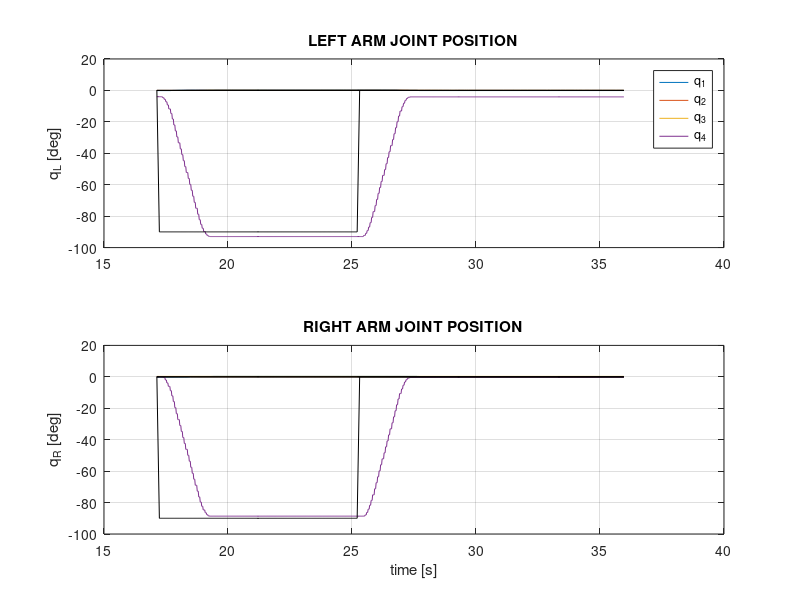
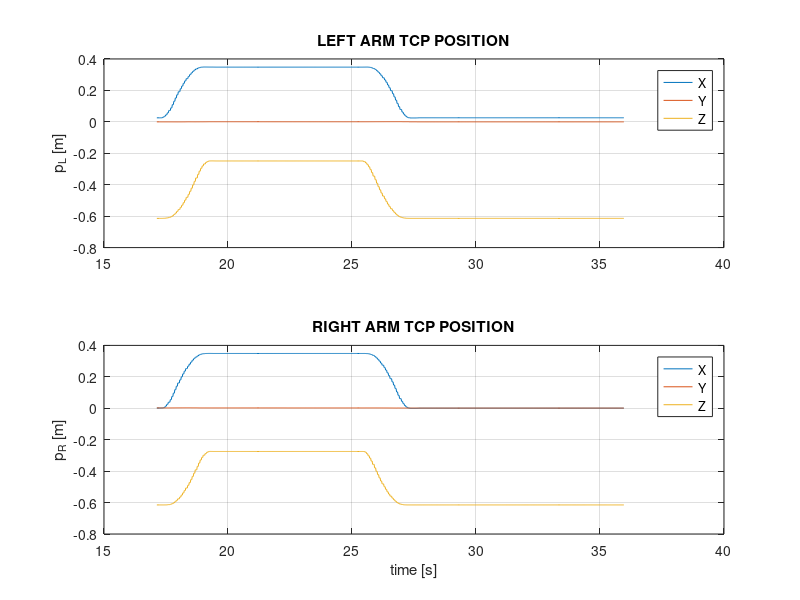
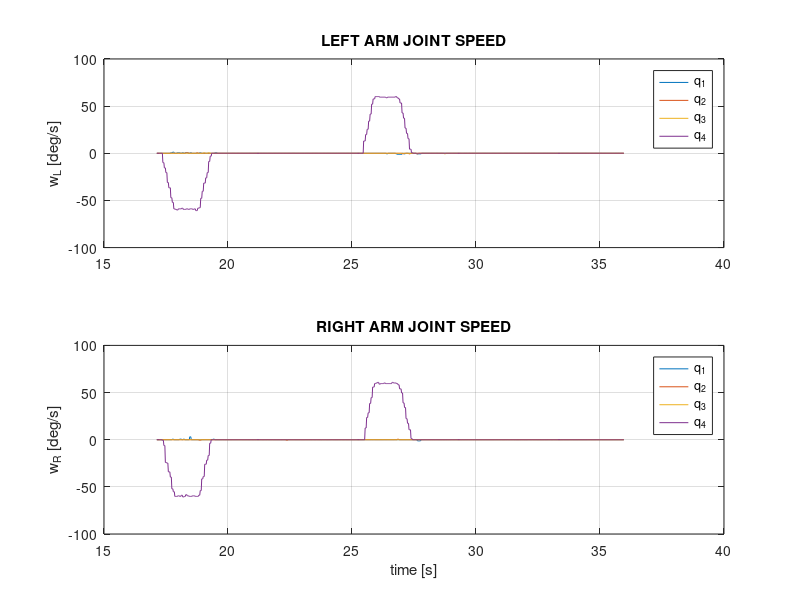
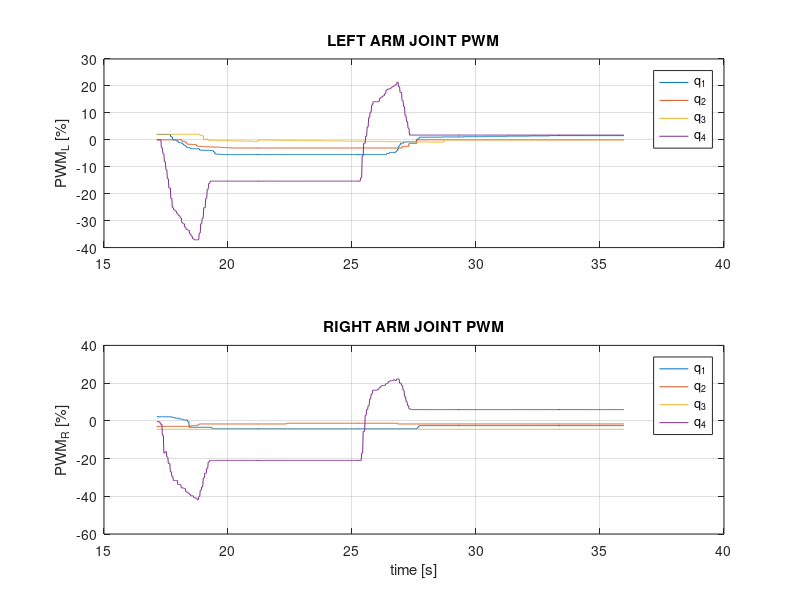

The MATLAB script that drew these images, in order: (Note: this script raises an error after producing the figures.)
data = load('Step_Elbow_Pitch_Video_10h38min.txt');

index = 1;

t = data(:,index);
index = index + 1;

qLref = data(:,index:index + 3);
index = index + 4;
qRref = data(:,index:index + 3);
index = index + 4;

qL = 180/pi*data(:,index:index + 3);
index = index + 4;
qR = 180/pi*data(:,index:index + 3);
index = index + 4;

dqLdt = data(:,index:index + 3);
index = index + 4;
dqRdt = data(:,index:index + 3);
index = index + 4;

pwmL = 100*data(:,index:index + 3);
index = index + 4;
pwmR = 100*data(:,index:index + 3);
index = index + 4;

pL = data(:,index:index + 2);
index = index + 3;
pR = data(:,index:index + 2);
index = index + 3;
gripperLState = data(:,index);
index = index + 1;
gripperRState = data(:,index);
index = index + 1;

imuRPY = data(:,index:index + 2);
index = index + 3;
imuAxyz = data(:,index:index + 2);
index = index + 3;
imuGxyz = data(:,index:index + 2);
index = index + 3;

multirotorPosition = data(:,index:index + 2);
index = index + 3;
multirotorQuaternion = data(:,index:index + 3);
index = index + 4;

dualArmPosition = data(:,index:index + 2);
index = index + 3;
dualArmQuaternion = data(:,index:index + 3);
index = index + 4;

powerLinePosition = data(:,index:index + 2);
index = index + 3;
powerLineQuaternion = data(:,index:index + 3);
index = index + 4;


%% PLOT ARMS DATA %%

figure(1)
subplot(2,1,1), plot(t, qL)
hold on
grid on
subplot(2,1,1), plot(t, qLref, 'k')
ylabel('q_L [deg]')
legend('q_1', 'q_2', 'q_3', 'q_4')
title('LEFT ARM JOINT POSITION')
subplot(2,1,2), plot(t, qR)
hold on
grid on
subplot(2,1,2), plot(t, qRref, 'k')
ylabel('q_R [deg]')
title('RIGHT ARM JOINT POSITION')
xlabel('time [s]')

figure(2)
subplot(2,1,1), plot(t, pL)
hold on
grid on
ylabel('p_L [m]')
legend('X', 'Y', 'Z')
title('LEFT ARM TCP POSITION')
subplot(2,1,2), plot(t, pR)
hold on
grid on
ylabel('p_R [m]')
legend('X', 'Y', 'Z')
title('RIGHT ARM TCP POSITION')
xlabel('time [s]')

figure(3)
subplot(2,1,1), plot(t, dqLdt)
hold on
grid on
ylabel('w_L [deg/s]')
legend('q_1', 'q_2', 'q_3', 'q_4')
title('LEFT ARM JOINT SPEED')
subplot(2,1,2), plot(t, dqRdt)
hold on
grid on
ylabel('w_R [deg/s]')
legend('q_1', 'q_2', 'q_3', 'q_4')
title('RIGHT ARM JOINT SPEED')
xlabel('time [s]')

figure(4)
subplot(2,1,1), plot(t, pwmL)
hold on
grid on
ylabel('PWM_L [%]')
legend('q_1', 'q_2', 'q_3', 'q_4')
title('LEFT ARM JOINT PWM')
subplot(2,1,2), plot(t, pwmR)
hold on
grid on
ylabel('PWM_R [%]')
legend('q_1', 'q_2', 'q_3', 'q_4')
title('RIGHT ARM JOINT PWM')
xlabel('time [s]')


%% PLOT IMU DATA %%

figure(5)
for i = 1:length(imuRPY)
     if imuRPY(i,3) < (- 300)
         imuRPY(i,3) = imuRPY(i,3) + 360;
     end
end
subplot(3,1,1), plot(t, imuRPY)
hold on
grid on
title('IMU Orientation')
ylabel('orientation [deg]')
v = axis;
v(3) = -30;
v(4) = 30;
axis(v)
legend('Roll', 'Pitch', 'Yaw')
subplot(3,1,2), plot(t, imuAxyz)
hold on
grid on
title('IMU Acceleration')
ylabel('accel [m/s^2]')
v = axis;
v(3) = -2;
v(4) = 2;
axis(v)
legend('A_x', 'A_y', 'A_z')
subplot(3,1,3), plot(t, imuGxyz)
v = axis;
v(3) = -50;
v(4) = 50;
axis(v)
hold on
grid on
title('IMU Angular Speed')
ylabel('gyro [deg/s]')
legend('G_x', 'G_y', 'G_z')
xlabel('time [s]')


%% PLOT OPTI-TRACK DATA %%

% figure(6)
% subplot(2,1,1), plot(t, multirotorPosition)
% hold on
% grid on
% title('MULTIROTOR POSITION')
% legend('X', 'Y', 'Z')
% subplot(2,1,2), plot(t, 180/pi*quat2eul(multirotorQuaternion(:,1:4), 'ZYX'))
% ylabel('orientation [deg]')
% legend('X', 'Y', 'Z')
% xlabel('time [s]')

figure(7)
subplot(2,1,1), plot(t, dualArmPosition - dualArmPosition(1,1:3))
hold on
grid on
title('DUAL ARM POSITION DEVIATION')
ylabel('position [m]')
legend('X', 'Y', 'Z')
a = 180/pi*quat2eul(dualArmQuaternion(:,1:4), 'ZYX');
a(:,1:2) = a(:,1:2) * (-1);
for i = 1:length(a)
     if a(i,1) < 0
         a(i,1) = a(i,1) + 180;
     else
         a(i,1) = a(i,1) - 180;
     end
end
subplot(2,1,2), plot(t, a)
grid on
ylabel('orientation [deg]')
legend('X', 'Y', 'Z')
xlabel('time [s]')

% figure(8)
% subplot(2,1,1), plot(t, powerLinePosition)
% hold on
% grid on
% title('POWER LINE POSITION')
% legend('X', 'Y', 'Z')
% subplot(2,1,2), plot(t, 180/pi*quat2eul(powerLineQuaternion(:,1:4), 'ZYX'))
% ylabel('orientation [deg]')
% legend('X', 'Y', 'Z')
% xlabel('time [s]')
